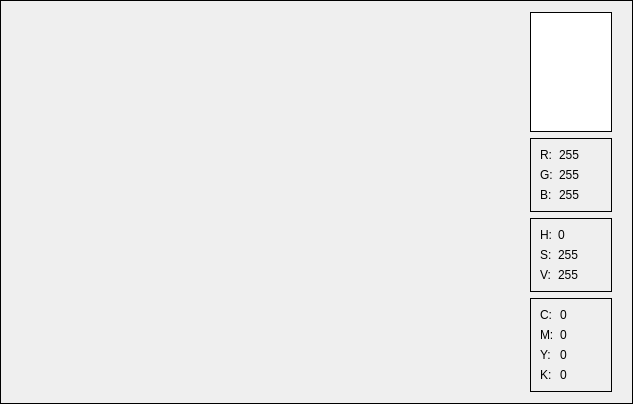
<?xml version="1.0" encoding="UTF-8"?>
<ui version="4.0">
 <class>ColorWidget</class>
 <widget class="QFrame" name="ColorWidget">
  <property name="geometry">
   <rect>
    <x>0</x>
    <y>0</y>
    <width>633</width>
    <height>404</height>
   </rect>
  </property>
  <property name="windowTitle">
   <string>Frame</string>
  </property>
  <property name="frameShape">
   <enum>QFrame::Box</enum>
  </property>
  <property name="frameShadow">
   <enum>QFrame::Plain</enum>
  </property>
  <layout class="QHBoxLayout" name="horizontalLayout">
   <item>
    <widget class="QColorPicker" name="colorPicker">
     <property name="sizePolicy">
      <sizepolicy hsizetype="Expanding" vsizetype="Preferred">
       <horstretch>0</horstretch>
       <verstretch>0</verstretch>
      </sizepolicy>
     </property>
     <property name="frameShape">
      <enum>QFrame::Box</enum>
     </property>
     <property name="frameShadow">
      <enum>QFrame::Plain</enum>
     </property>
     <property name="lineWidth">
      <number>0</number>
     </property>
    </widget>
   </item>
   <item>
    <widget class="QColorLuminancePicker" name="luminancePicker" native="true">
     <property name="sizePolicy">
      <sizepolicy hsizetype="Minimum" vsizetype="Preferred">
       <horstretch>0</horstretch>
       <verstretch>0</verstretch>
      </sizepolicy>
     </property>
     <property name="minimumSize">
      <size>
       <width>40</width>
       <height>0</height>
      </size>
     </property>
    </widget>
   </item>
   <item>
    <widget class="QFrame" name="frame_2">
     <property name="sizePolicy">
      <sizepolicy hsizetype="Minimum" vsizetype="Preferred">
       <horstretch>0</horstretch>
       <verstretch>0</verstretch>
      </sizepolicy>
     </property>
     <property name="minimumSize">
      <size>
       <width>100</width>
       <height>0</height>
      </size>
     </property>
     <property name="frameShape">
      <enum>QFrame::Box</enum>
     </property>
     <property name="frameShadow">
      <enum>QFrame::Plain</enum>
     </property>
     <property name="lineWidth">
      <number>0</number>
     </property>
     <layout class="QVBoxLayout" name="verticalLayout">
      <property name="topMargin">
       <number>0</number>
      </property>
      <property name="bottomMargin">
       <number>0</number>
      </property>
      <item>
       <widget class="QFrame" name="colorFrame">
        <property name="sizePolicy">
         <sizepolicy hsizetype="Preferred" vsizetype="Expanding">
          <horstretch>0</horstretch>
          <verstretch>0</verstretch>
         </sizepolicy>
        </property>
        <property name="palette">
         <palette>
          <active>
           <colorrole role="WindowText">
            <brush brushstyle="SolidPattern">
             <color alpha="255">
              <red>0</red>
              <green>0</green>
              <blue>0</blue>
             </color>
            </brush>
           </colorrole>
           <colorrole role="Button">
            <brush brushstyle="SolidPattern">
             <color alpha="255">
              <red>255</red>
              <green>255</green>
              <blue>255</blue>
             </color>
            </brush>
           </colorrole>
           <colorrole role="Light">
            <brush brushstyle="SolidPattern">
             <color alpha="255">
              <red>255</red>
              <green>255</green>
              <blue>255</blue>
             </color>
            </brush>
           </colorrole>
           <colorrole role="Midlight">
            <brush brushstyle="SolidPattern">
             <color alpha="255">
              <red>255</red>
              <green>255</green>
              <blue>255</blue>
             </color>
            </brush>
           </colorrole>
           <colorrole role="Dark">
            <brush brushstyle="SolidPattern">
             <color alpha="255">
              <red>127</red>
              <green>127</green>
              <blue>127</blue>
             </color>
            </brush>
           </colorrole>
           <colorrole role="Mid">
            <brush brushstyle="SolidPattern">
             <color alpha="255">
              <red>170</red>
              <green>170</green>
              <blue>170</blue>
             </color>
            </brush>
           </colorrole>
           <colorrole role="Text">
            <brush brushstyle="SolidPattern">
             <color alpha="255">
              <red>0</red>
              <green>0</green>
              <blue>0</blue>
             </color>
            </brush>
           </colorrole>
           <colorrole role="BrightText">
            <brush brushstyle="SolidPattern">
             <color alpha="255">
              <red>255</red>
              <green>255</green>
              <blue>255</blue>
             </color>
            </brush>
           </colorrole>
           <colorrole role="ButtonText">
            <brush brushstyle="SolidPattern">
             <color alpha="255">
              <red>0</red>
              <green>0</green>
              <blue>0</blue>
             </color>
            </brush>
           </colorrole>
           <colorrole role="Base">
            <brush brushstyle="SolidPattern">
             <color alpha="255">
              <red>255</red>
              <green>255</green>
              <blue>255</blue>
             </color>
            </brush>
           </colorrole>
           <colorrole role="Window">
            <brush brushstyle="SolidPattern">
             <color alpha="255">
              <red>255</red>
              <green>255</green>
              <blue>255</blue>
             </color>
            </brush>
           </colorrole>
           <colorrole role="Shadow">
            <brush brushstyle="SolidPattern">
             <color alpha="255">
              <red>0</red>
              <green>0</green>
              <blue>0</blue>
             </color>
            </brush>
           </colorrole>
           <colorrole role="AlternateBase">
            <brush brushstyle="SolidPattern">
             <color alpha="255">
              <red>255</red>
              <green>255</green>
              <blue>255</blue>
             </color>
            </brush>
           </colorrole>
           <colorrole role="ToolTipBase">
            <brush brushstyle="SolidPattern">
             <color alpha="255">
              <red>255</red>
              <green>255</green>
              <blue>220</blue>
             </color>
            </brush>
           </colorrole>
           <colorrole role="ToolTipText">
            <brush brushstyle="SolidPattern">
             <color alpha="255">
              <red>0</red>
              <green>0</green>
              <blue>0</blue>
             </color>
            </brush>
           </colorrole>
          </active>
          <inactive>
           <colorrole role="WindowText">
            <brush brushstyle="SolidPattern">
             <color alpha="255">
              <red>0</red>
              <green>0</green>
              <blue>0</blue>
             </color>
            </brush>
           </colorrole>
           <colorrole role="Button">
            <brush brushstyle="SolidPattern">
             <color alpha="255">
              <red>255</red>
              <green>255</green>
              <blue>255</blue>
             </color>
            </brush>
           </colorrole>
           <colorrole role="Light">
            <brush brushstyle="SolidPattern">
             <color alpha="255">
              <red>255</red>
              <green>255</green>
              <blue>255</blue>
             </color>
            </brush>
           </colorrole>
           <colorrole role="Midlight">
            <brush brushstyle="SolidPattern">
             <color alpha="255">
              <red>255</red>
              <green>255</green>
              <blue>255</blue>
             </color>
            </brush>
           </colorrole>
           <colorrole role="Dark">
            <brush brushstyle="SolidPattern">
             <color alpha="255">
              <red>127</red>
              <green>127</green>
              <blue>127</blue>
             </color>
            </brush>
           </colorrole>
           <colorrole role="Mid">
            <brush brushstyle="SolidPattern">
             <color alpha="255">
              <red>170</red>
              <green>170</green>
              <blue>170</blue>
             </color>
            </brush>
           </colorrole>
           <colorrole role="Text">
            <brush brushstyle="SolidPattern">
             <color alpha="255">
              <red>0</red>
              <green>0</green>
              <blue>0</blue>
             </color>
            </brush>
           </colorrole>
           <colorrole role="BrightText">
            <brush brushstyle="SolidPattern">
             <color alpha="255">
              <red>255</red>
              <green>255</green>
              <blue>255</blue>
             </color>
            </brush>
           </colorrole>
           <colorrole role="ButtonText">
            <brush brushstyle="SolidPattern">
             <color alpha="255">
              <red>0</red>
              <green>0</green>
              <blue>0</blue>
             </color>
            </brush>
           </colorrole>
           <colorrole role="Base">
            <brush brushstyle="SolidPattern">
             <color alpha="255">
              <red>255</red>
              <green>255</green>
              <blue>255</blue>
             </color>
            </brush>
           </colorrole>
           <colorrole role="Window">
            <brush brushstyle="SolidPattern">
             <color alpha="255">
              <red>255</red>
              <green>255</green>
              <blue>255</blue>
             </color>
            </brush>
           </colorrole>
           <colorrole role="Shadow">
            <brush brushstyle="SolidPattern">
             <color alpha="255">
              <red>0</red>
              <green>0</green>
              <blue>0</blue>
             </color>
            </brush>
           </colorrole>
           <colorrole role="AlternateBase">
            <brush brushstyle="SolidPattern">
             <color alpha="255">
              <red>255</red>
              <green>255</green>
              <blue>255</blue>
             </color>
            </brush>
           </colorrole>
           <colorrole role="ToolTipBase">
            <brush brushstyle="SolidPattern">
             <color alpha="255">
              <red>255</red>
              <green>255</green>
              <blue>220</blue>
             </color>
            </brush>
           </colorrole>
           <colorrole role="ToolTipText">
            <brush brushstyle="SolidPattern">
             <color alpha="255">
              <red>0</red>
              <green>0</green>
              <blue>0</blue>
             </color>
            </brush>
           </colorrole>
          </inactive>
          <disabled>
           <colorrole role="WindowText">
            <brush brushstyle="SolidPattern">
             <color alpha="255">
              <red>127</red>
              <green>127</green>
              <blue>127</blue>
             </color>
            </brush>
           </colorrole>
           <colorrole role="Button">
            <brush brushstyle="SolidPattern">
             <color alpha="255">
              <red>255</red>
              <green>255</green>
              <blue>255</blue>
             </color>
            </brush>
           </colorrole>
           <colorrole role="Light">
            <brush brushstyle="SolidPattern">
             <color alpha="255">
              <red>255</red>
              <green>255</green>
              <blue>255</blue>
             </color>
            </brush>
           </colorrole>
           <colorrole role="Midlight">
            <brush brushstyle="SolidPattern">
             <color alpha="255">
              <red>255</red>
              <green>255</green>
              <blue>255</blue>
             </color>
            </brush>
           </colorrole>
           <colorrole role="Dark">
            <brush brushstyle="SolidPattern">
             <color alpha="255">
              <red>127</red>
              <green>127</green>
              <blue>127</blue>
             </color>
            </brush>
           </colorrole>
           <colorrole role="Mid">
            <brush brushstyle="SolidPattern">
             <color alpha="255">
              <red>170</red>
              <green>170</green>
              <blue>170</blue>
             </color>
            </brush>
           </colorrole>
           <colorrole role="Text">
            <brush brushstyle="SolidPattern">
             <color alpha="255">
              <red>127</red>
              <green>127</green>
              <blue>127</blue>
             </color>
            </brush>
           </colorrole>
           <colorrole role="BrightText">
            <brush brushstyle="SolidPattern">
             <color alpha="255">
              <red>255</red>
              <green>255</green>
              <blue>255</blue>
             </color>
            </brush>
           </colorrole>
           <colorrole role="ButtonText">
            <brush brushstyle="SolidPattern">
             <color alpha="255">
              <red>127</red>
              <green>127</green>
              <blue>127</blue>
             </color>
            </brush>
           </colorrole>
           <colorrole role="Base">
            <brush brushstyle="SolidPattern">
             <color alpha="255">
              <red>255</red>
              <green>255</green>
              <blue>255</blue>
             </color>
            </brush>
           </colorrole>
           <colorrole role="Window">
            <brush brushstyle="SolidPattern">
             <color alpha="255">
              <red>255</red>
              <green>255</green>
              <blue>255</blue>
             </color>
            </brush>
           </colorrole>
           <colorrole role="Shadow">
            <brush brushstyle="SolidPattern">
             <color alpha="255">
              <red>0</red>
              <green>0</green>
              <blue>0</blue>
             </color>
            </brush>
           </colorrole>
           <colorrole role="AlternateBase">
            <brush brushstyle="SolidPattern">
             <color alpha="255">
              <red>255</red>
              <green>255</green>
              <blue>255</blue>
             </color>
            </brush>
           </colorrole>
           <colorrole role="ToolTipBase">
            <brush brushstyle="SolidPattern">
             <color alpha="255">
              <red>255</red>
              <green>255</green>
              <blue>220</blue>
             </color>
            </brush>
           </colorrole>
           <colorrole role="ToolTipText">
            <brush brushstyle="SolidPattern">
             <color alpha="255">
              <red>0</red>
              <green>0</green>
              <blue>0</blue>
             </color>
            </brush>
           </colorrole>
          </disabled>
         </palette>
        </property>
        <property name="autoFillBackground">
         <bool>true</bool>
        </property>
        <property name="frameShape">
         <enum>QFrame::Box</enum>
        </property>
        <property name="frameShadow">
         <enum>QFrame::Plain</enum>
        </property>
       </widget>
      </item>
      <item>
       <widget class="QFrame" name="rgbFrame">
        <property name="frameShape">
         <enum>QFrame::Box</enum>
        </property>
        <property name="frameShadow">
         <enum>QFrame::Plain</enum>
        </property>
        <layout class="QFormLayout" name="formLayout">
         <item row="0" column="0">
          <widget class="QLabel" name="l1">
           <property name="text">
            <string>R:</string>
           </property>
          </widget>
         </item>
         <item row="0" column="1">
          <widget class="QLabel" name="rLabel">
           <property name="text">
            <string>255</string>
           </property>
          </widget>
         </item>
         <item row="1" column="0">
          <widget class="QLabel" name="l2">
           <property name="text">
            <string>G:</string>
           </property>
          </widget>
         </item>
         <item row="1" column="1">
          <widget class="QLabel" name="gLabel">
           <property name="text">
            <string>255</string>
           </property>
          </widget>
         </item>
         <item row="2" column="0">
          <widget class="QLabel" name="l3">
           <property name="text">
            <string>B:</string>
           </property>
          </widget>
         </item>
         <item row="2" column="1">
          <widget class="QLabel" name="bLabel">
           <property name="text">
            <string>255</string>
           </property>
          </widget>
         </item>
        </layout>
       </widget>
      </item>
      <item>
       <widget class="QFrame" name="hsvFrame">
        <property name="frameShape">
         <enum>QFrame::Box</enum>
        </property>
        <property name="frameShadow">
         <enum>QFrame::Plain</enum>
        </property>
        <layout class="QFormLayout" name="formLayout_2">
         <item row="0" column="0">
          <widget class="QLabel" name="l4">
           <property name="text">
            <string>H:</string>
           </property>
          </widget>
         </item>
         <item row="0" column="1">
          <widget class="QLabel" name="hLabel">
           <property name="text">
            <string>0</string>
           </property>
          </widget>
         </item>
         <item row="1" column="0">
          <widget class="QLabel" name="l5">
           <property name="text">
            <string>S:</string>
           </property>
          </widget>
         </item>
         <item row="1" column="1">
          <widget class="QLabel" name="sLabel">
           <property name="text">
            <string>255</string>
           </property>
          </widget>
         </item>
         <item row="2" column="0">
          <widget class="QLabel" name="l6">
           <property name="text">
            <string>V:</string>
           </property>
          </widget>
         </item>
         <item row="2" column="1">
          <widget class="QLabel" name="vLabel">
           <property name="text">
            <string>255</string>
           </property>
          </widget>
         </item>
        </layout>
       </widget>
      </item>
      <item>
       <widget class="QFrame" name="hslFrame">
        <property name="frameShape">
         <enum>QFrame::Box</enum>
        </property>
        <property name="frameShadow">
         <enum>QFrame::Plain</enum>
        </property>
        <layout class="QFormLayout" name="formLayout_3">
         <item row="0" column="0">
          <widget class="QLabel" name="l7">
           <property name="text">
            <string>C:</string>
           </property>
          </widget>
         </item>
         <item row="0" column="1">
          <widget class="QLabel" name="cLabel">
           <property name="text">
            <string>0</string>
           </property>
          </widget>
         </item>
         <item row="1" column="0">
          <widget class="QLabel" name="l8">
           <property name="text">
            <string>M:</string>
           </property>
          </widget>
         </item>
         <item row="1" column="1">
          <widget class="QLabel" name="mLabel">
           <property name="text">
            <string>0</string>
           </property>
          </widget>
         </item>
         <item row="2" column="0">
          <widget class="QLabel" name="l9">
           <property name="text">
            <string>Y:</string>
           </property>
          </widget>
         </item>
         <item row="2" column="1">
          <widget class="QLabel" name="yLabel">
           <property name="text">
            <string>0</string>
           </property>
          </widget>
         </item>
         <item row="3" column="0">
          <widget class="QLabel" name="l10">
           <property name="text">
            <string>K:</string>
           </property>
          </widget>
         </item>
         <item row="3" column="1">
          <widget class="QLabel" name="kLabel">
           <property name="text">
            <string>0</string>
           </property>
          </widget>
         </item>
        </layout>
       </widget>
      </item>
     </layout>
    </widget>
   </item>
  </layout>
 </widget>
 <customwidgets>
  <customwidget>
   <class>QColorPicker</class>
   <extends>QFrame</extends>
   <header>qt_lgpl_utils/qcolorpicker.h</header>
   <container>1</container>
  </customwidget>
  <customwidget>
   <class>QColorLuminancePicker</class>
   <extends>QWidget</extends>
   <header>qt_lgpl_utils/qcolorluminancepicker.h</header>
   <container>1</container>
  </customwidget>
 </customwidgets>
 <resources/>
 <connections/>
</ui>
